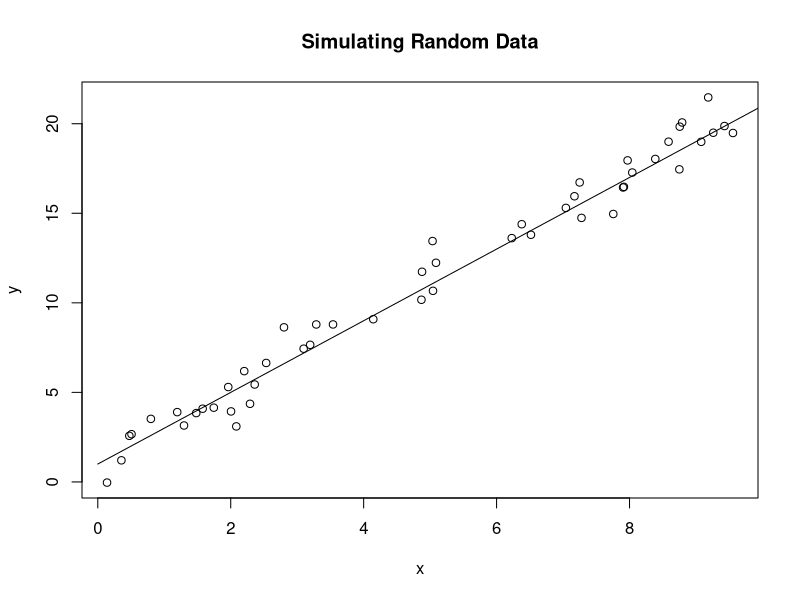
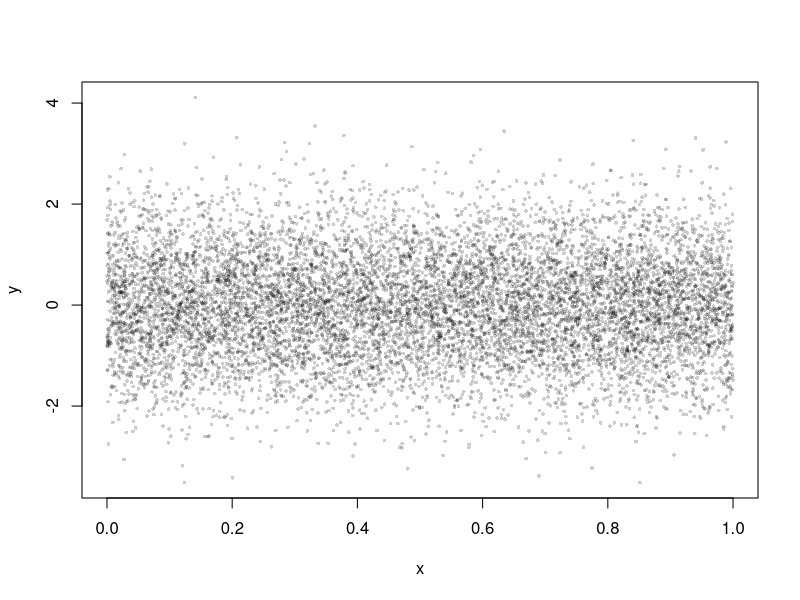
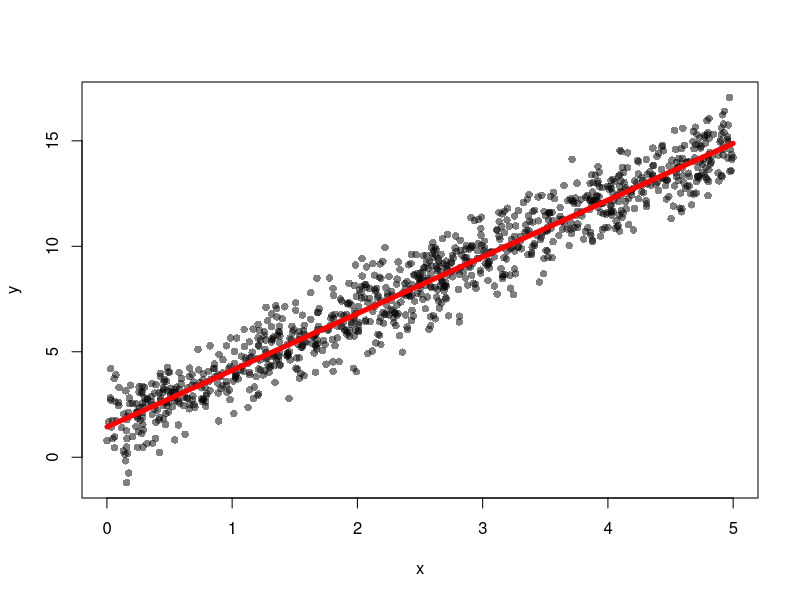

Reproduce these figures in R, in order.
## ---- chunk 1
c(1,0,-1,2)
seq(0,10,by=2)
0:10
rep(0,times=5)
## ---- chunk 2
runif(3,0,5)
rnorm(4)
sample(0:6,20,replace=TRUE)
## ---- chunk 3
1:10 / rep(2,10)
1:5 * 1:5
## ---- chunk 4
n <- 50
x <- runif(n,0,10)
err <- rnorm(n)
y <- 2*x + 1 + err
plot(x,y)
X <- 0:10
Y <- 2*X + 1
lines(X,Y,'l')
title('Simulating Random Data')
## ---- chunk 5
x <- runif(10000)
y <- rnorm(10000)
plot(x,y,col=rgb(0,0,0,0.2),pch=16,cex=0.5)
## ---- chunk 6
matrix(1:4,2,byrow=TRUE)
matrix(1,3,2)
matrix(sample(-9:9,9,replace=TRUE),nrow=3)
## ---- chunk 7
A <- matrix(1:4,2,2,byrow=TRUE)
A * A
## ---- chunk 8
B <- matrix(2,2,2,byrow=TRUE)
A / B
## ---- chunk 9
A <- matrix(c(2,3,-1,1),nrow=2,byrow=TRUE)
A
B <- matrix(c(-1,2,0,2),nrow=2,byrow=TRUE)
B
A %*% B
## ---- chunk 10
A <- matrix( sample(-1:1,16,replace=TRUE) , nrow=4 , byrow=TRUE )
A
t(A)
## ---- chunk 11
v <- matrix( c(1,2) , nrow=1 )
w <- t(v)
v %*% w # 1^2 + 2^2 = 5
## ---- chunk 12
A <- matrix( sample(-10:10,16,replace=TRUE) , nrow=4 , byrow=TRUE )
A
B <- solve(A)
B
A %*% B
## ---- chunk 13
linreg <- function(x,y) {
  M <- matrix(nrow=length(x),ncol=2)
  M[,1] <- 1 # Set all entries in first column to 1
  M[,2] <- x # Set the second column to the x values
  Y <- matrix(y,ncol=1)
  A <- solve( t(M) %*% M ) %*% t(M) %*% Y
  
  plot(x,y,col=rgb(0,0,0,0.5),pch=16)
  X <- seq(min(x),max(x),length=3)
  lines(X, A[1,1] + A[2,1]*X,col='red',lwd=5)
  
  ymean <- sum(y) / length(y)
  total_err <- sum( (y - ymean)^2 )
  residues <- sum( (M %*% A - y)^2 )
  R2 <- 1 - residues / total_err
  
  print( paste('Linear model: y = ',
               round(A[1,1],2), ' + ',
               round(A[2,1],2),
               'x, and R2 = ',
               round(R2,2),'.',sep=''))
  return(A)
}
## ---- chunk 14
x <- runif(1000,0,5)
err <- rnorm(1000)
y <- 2.7*x + 1.4 + err
coefs <- linreg(x,y)
